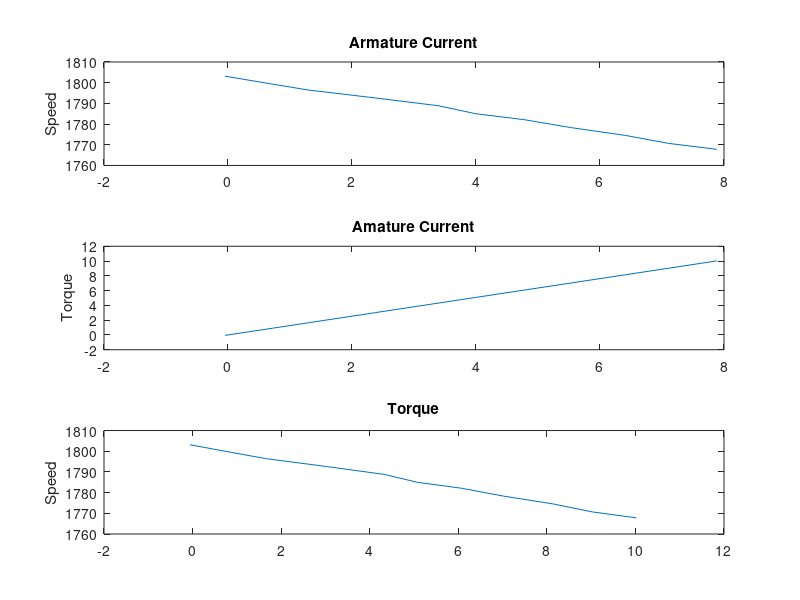

Recreate this plot in MATLAB.
Ia = [-0.047, 0.7168, 1.297, 2.376, 3.404, 3.995, 4.776, 5.528, 6.415, 7.104, 7.884];
W  = [188.9, 188.5, 188.2, 187.8, 187.4, 187, 186.7, 186.3, 185.9, 185.5, 185.2];
Te = [-0.060, 0.9107, 1.648, 3.019, 4.325, 5.076, 6.069, 7.024, 8.151, 9.026, 10.02];
subplot(3,1,1)
plot(Ia,W*9.5454)
title('Armature Current')
ylabel('Speed')
subplot(3,1,2)
plot(Ia,Te)
title('Amature Current')
ylabel('Torque')
subplot(3,1,3)
plot(Te,W*9.5454)
title('Torque')
ylabel('Speed')